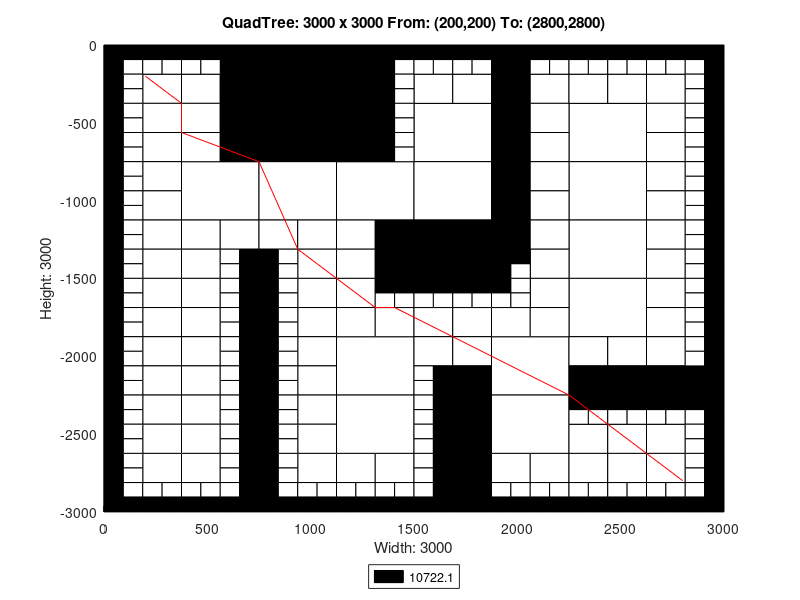

This figure's MATLAB source:
axis([0 3000 -3000 0]);
title('QuadTree: 3000 x 3000 From: (200,200) To: (2800,2800)');
xlabel('Width: 3000');
ylabel('Height: 3000');
rectangle('Position',[750 -375 375 375], 'FaceColor',[0 0 0]);
rectangle('Position',[750 -750 375 375], 'FaceColor',[0 0 0]);
rectangle('Position',[375 -1125 375 375], 'FaceColor',[1 1 1]);
rectangle('Position',[750 -1125 375 375], 'FaceColor',[1 1 1]);
rectangle('Position',[1125 -1125 375 375], 'FaceColor',[1 1 1]);
rectangle('Position',[1500 -750 375 375], 'FaceColor',[1 1 1]);
rectangle('Position',[2250 -750 375 375], 'FaceColor',[1 1 1]);
rectangle('Position',[1500 -1125 375 375], 'FaceColor',[1 1 1]);
rectangle('Position',[1500 -1500 375 375], 'FaceColor',[0 0 0]);
rectangle('Position',[2250 -1125 375 375], 'FaceColor',[1 1 1]);
rectangle('Position',[2250 -1500 375 375], 'FaceColor',[1 1 1]);
rectangle('Position',[1125 -2250 375 375], 'FaceColor',[1 1 1]);
rectangle('Position',[1125 -2625 375 375], 'FaceColor',[1 1 1]);
rectangle('Position',[1875 -2250 375 375], 'FaceColor',[1 1 1]);
rectangle('Position',[2250 -1875 375 375], 'FaceColor',[1 1 1]);
rectangle('Position',[1875 -2625 375 375], 'FaceColor',[1 1 1]);
rectangle('Position',[187.5 -375 187.5 187.5], 'FaceColor',[1 1 1]);
rectangle('Position',[562.5 -187.5 187.5 187.5], 'FaceColor',[0 0 0]);
rectangle('Position',[375 -375 187.5 187.5], 'FaceColor',[1 1 1]);
rectangle('Position',[562.5 -375 187.5 187.5], 'FaceColor',[0 0 0]);
rectangle('Position',[187.5 -562.5 187.5 187.5], 'FaceColor',[1 1 1]);
rectangle('Position',[187.5 -750 187.5 187.5], 'FaceColor',[1 1 1]);
rectangle('Position',[375 -562.5 187.5 187.5], 'FaceColor',[1 1 1]);
rectangle('Position',[562.5 -562.5 187.5 187.5], 'FaceColor',[0 0 0]);
rectangle('Position',[375 -750 187.5 187.5], 'FaceColor',[1 1 1]);
rectangle('Position',[562.5 -750 187.5 187.5], 'FaceColor',[0 0 0]);
rectangle('Position',[1125 -187.5 187.5 187.5], 'FaceColor',[0 0 0]);
rectangle('Position',[1125 -375 187.5 187.5], 'FaceColor',[0 0 0]);
rectangle('Position',[1125 -562.5 187.5 187.5], 'FaceColor',[0 0 0]);
rectangle('Position',[1125 -750 187.5 187.5], 'FaceColor',[0 0 0]);
rectangle('Position',[187.5 -937.5 187.5 187.5], 'FaceColor',[1 1 1]);
rectangle('Position',[187.5 -1125 187.5 187.5], 'FaceColor',[1 1 1]);
rectangle('Position',[187.5 -1312.5 187.5 187.5], 'FaceColor',[1 1 1]);
rectangle('Position',[187.5 -1500 187.5 187.5], 'FaceColor',[1 1 1]);
rectangle('Position',[375 -1312.5 187.5 187.5], 'FaceColor',[1 1 1]);
rectangle('Position',[562.5 -1312.5 187.5 187.5], 'FaceColor',[1 1 1]);
rectangle('Position',[375 -1500 187.5 187.5], 'FaceColor',[1 1 1]);
rectangle('Position',[750 -1312.5 187.5 187.5], 'FaceColor',[1 1 1]);
rectangle('Position',[937.5 -1312.5 187.5 187.5], 'FaceColor',[1 1 1]);
rectangle('Position',[937.5 -1500 187.5 187.5], 'FaceColor',[1 1 1]);
rectangle('Position',[1125 -1312.5 187.5 187.5], 'FaceColor',[1 1 1]);
rectangle('Position',[1312.5 -1312.5 187.5 187.5], 'FaceColor',[0 0 0]);
rectangle('Position',[1125 -1500 187.5 187.5], 'FaceColor',[1 1 1]);
rectangle('Position',[1312.5 -1500 187.5 187.5], 'FaceColor',[0 0 0]);
rectangle('Position',[1500 -375 187.5 187.5], 'FaceColor',[1 1 1]);
rectangle('Position',[1687.5 -375 187.5 187.5], 'FaceColor',[1 1 1]);
rectangle('Position',[1875 -187.5 187.5 187.5], 'FaceColor',[0 0 0]);
rectangle('Position',[1875 -375 187.5 187.5], 'FaceColor',[0 0 0]);
rectangle('Position',[2062.5 -375 187.5 187.5], 'FaceColor',[1 1 1]);
rectangle('Position',[1875 -562.5 187.5 187.5], 'FaceColor',[0 0 0]);
rectangle('Position',[2062.5 -562.5 187.5 187.5], 'FaceColor',[1 1 1]);
rectangle('Position',[1875 -750 187.5 187.5], 'FaceColor',[0 0 0]);
rectangle('Position',[2062.5 -750 187.5 187.5], 'FaceColor',[1 1 1]);
rectangle('Position',[2250 -375 187.5 187.5], 'FaceColor',[1 1 1]);
rectangle('Position',[2437.5 -375 187.5 187.5], 'FaceColor',[1 1 1]);
rectangle('Position',[2625 -375 187.5 187.5], 'FaceColor',[1 1 1]);
rectangle('Position',[2625 -562.5 187.5 187.5], 'FaceColor',[1 1 1]);
rectangle('Position',[2625 -750 187.5 187.5], 'FaceColor',[1 1 1]);
rectangle('Position',[1875 -937.5 187.5 187.5], 'FaceColor',[0 0 0]);
rectangle('Position',[2062.5 -937.5 187.5 187.5], 'FaceColor',[1 1 1]);
rectangle('Position',[1875 -1125 187.5 187.5], 'FaceColor',[0 0 0]);
rectangle('Position',[2062.5 -1125 187.5 187.5], 'FaceColor',[1 1 1]);
rectangle('Position',[1875 -1312.5 187.5 187.5], 'FaceColor',[0 0 0]);
rectangle('Position',[2062.5 -1312.5 187.5 187.5], 'FaceColor',[1 1 1]);
rectangle('Position',[2062.5 -1500 187.5 187.5], 'FaceColor',[1 1 1]);
rectangle('Position',[2625 -937.5 187.5 187.5], 'FaceColor',[1 1 1]);
rectangle('Position',[2625 -1125 187.5 187.5], 'FaceColor',[1 1 1]);
rectangle('Position',[2625 -1312.5 187.5 187.5], 'FaceColor',[1 1 1]);
rectangle('Position',[2625 -1500 187.5 187.5], 'FaceColor',[1 1 1]);
rectangle('Position',[187.5 -1687.5 187.5 187.5], 'FaceColor',[1 1 1]);
rectangle('Position',[187.5 -1875 187.5 187.5], 'FaceColor',[1 1 1]);
rectangle('Position',[375 -1687.5 187.5 187.5], 'FaceColor',[1 1 1]);
rectangle('Position',[375 -1875 187.5 187.5], 'FaceColor',[1 1 1]);
rectangle('Position',[187.5 -2062.5 187.5 187.5], 'FaceColor',[1 1 1]);
rectangle('Position',[187.5 -2250 187.5 187.5], 'FaceColor',[1 1 1]);
rectangle('Position',[375 -2062.5 187.5 187.5], 'FaceColor',[1 1 1]);
rectangle('Position',[375 -2250 187.5 187.5], 'FaceColor',[1 1 1]);
rectangle('Position',[937.5 -1687.5 187.5 187.5], 'FaceColor',[1 1 1]);
rectangle('Position',[937.5 -1875 187.5 187.5], 'FaceColor',[1 1 1]);
rectangle('Position',[1125 -1687.5 187.5 187.5], 'FaceColor',[1 1 1]);
rectangle('Position',[1125 -1875 187.5 187.5], 'FaceColor',[1 1 1]);
rectangle('Position',[1312.5 -1875 187.5 187.5], 'FaceColor',[1 1 1]);
rectangle('Position',[937.5 -2062.5 187.5 187.5], 'FaceColor',[1 1 1]);
rectangle('Position',[937.5 -2250 187.5 187.5], 'FaceColor',[1 1 1]);
rectangle('Position',[187.5 -2437.5 187.5 187.5], 'FaceColor',[1 1 1]);
rectangle('Position',[187.5 -2625 187.5 187.5], 'FaceColor',[1 1 1]);
rectangle('Position',[375 -2437.5 187.5 187.5], 'FaceColor',[1 1 1]);
rectangle('Position',[375 -2625 187.5 187.5], 'FaceColor',[1 1 1]);
rectangle('Position',[187.5 -2812.5 187.5 187.5], 'FaceColor',[1 1 1]);
rectangle('Position',[375 -2812.5 187.5 187.5], 'FaceColor',[1 1 1]);
rectangle('Position',[937.5 -2437.5 187.5 187.5], 'FaceColor',[1 1 1]);
rectangle('Position',[937.5 -2625 187.5 187.5], 'FaceColor',[1 1 1]);
rectangle('Position',[937.5 -2812.5 187.5 187.5], 'FaceColor',[1 1 1]);
rectangle('Position',[1125 -2812.5 187.5 187.5], 'FaceColor',[1 1 1]);
rectangle('Position',[1312.5 -2812.5 187.5 187.5], 'FaceColor',[1 1 1]);
rectangle('Position',[1500 -1875 187.5 187.5], 'FaceColor',[1 1 1]);
rectangle('Position',[1687.5 -1875 187.5 187.5], 'FaceColor',[1 1 1]);
rectangle('Position',[2062.5 -1687.5 187.5 187.5], 'FaceColor',[1 1 1]);
rectangle('Position',[1875 -1875 187.5 187.5], 'FaceColor',[1 1 1]);
rectangle('Position',[2062.5 -1875 187.5 187.5], 'FaceColor',[1 1 1]);
rectangle('Position',[1500 -2062.5 187.5 187.5], 'FaceColor',[1 1 1]);
rectangle('Position',[1687.5 -2062.5 187.5 187.5], 'FaceColor',[1 1 1]);
rectangle('Position',[1687.5 -2250 187.5 187.5], 'FaceColor',[0 0 0]);
rectangle('Position',[2625 -1687.5 187.5 187.5], 'FaceColor',[1 1 1]);
rectangle('Position',[2625 -1875 187.5 187.5], 'FaceColor',[1 1 1]);
rectangle('Position',[2250 -2062.5 187.5 187.5], 'FaceColor',[1 1 1]);
rectangle('Position',[2437.5 -2062.5 187.5 187.5], 'FaceColor',[1 1 1]);
rectangle('Position',[2250 -2250 187.5 187.5], 'FaceColor',[0 0 0]);
rectangle('Position',[2437.5 -2250 187.5 187.5], 'FaceColor',[0 0 0]);
rectangle('Position',[2625 -2062.5 187.5 187.5], 'FaceColor',[1 1 1]);
rectangle('Position',[2625 -2250 187.5 187.5], 'FaceColor',[0 0 0]);
rectangle('Position',[2812.5 -2250 187.5 187.5], 'FaceColor',[0 0 0]);
rectangle('Position',[1687.5 -2437.5 187.5 187.5], 'FaceColor',[0 0 0]);
rectangle('Position',[1687.5 -2625 187.5 187.5], 'FaceColor',[0 0 0]);
rectangle('Position',[1687.5 -2812.5 187.5 187.5], 'FaceColor',[0 0 0]);
rectangle('Position',[1687.5 -3000 187.5 187.5], 'FaceColor',[0 0 0]);
rectangle('Position',[1875 -2812.5 187.5 187.5], 'FaceColor',[1 1 1]);
rectangle('Position',[2062.5 -2812.5 187.5 187.5], 'FaceColor',[1 1 1]);
rectangle('Position',[2250 -2625 187.5 187.5], 'FaceColor',[1 1 1]);
rectangle('Position',[2437.5 -2625 187.5 187.5], 'FaceColor',[1 1 1]);
rectangle('Position',[2625 -2625 187.5 187.5], 'FaceColor',[1 1 1]);
rectangle('Position',[2250 -2812.5 187.5 187.5], 'FaceColor',[1 1 1]);
rectangle('Position',[2437.5 -2812.5 187.5 187.5], 'FaceColor',[1 1 1]);
rectangle('Position',[2625 -2812.5 187.5 187.5], 'FaceColor',[1 1 1]);
rectangle('Position',[0 -93.75 93.75 93.75], 'FaceColor',[0 0 0]);
rectangle('Position',[93.75 -93.75 93.75 93.75], 'FaceColor',[0 0 0]);
rectangle('Position',[0 -187.5 93.75 93.75], 'FaceColor',[0 0 0]);
rectangle('Position',[93.75 -187.5 93.75 93.75], 'FaceColor',[1 1 1]);
rectangle('Position',[187.5 -93.75 93.75 93.75], 'FaceColor',[0 0 0]);
rectangle('Position',[281.25 -93.75 93.75 93.75], 'FaceColor',[0 0 0]);
rectangle('Position',[187.5 -187.5 93.75 93.75], 'FaceColor',[1 1 1]);
rectangle('Position',[281.25 -187.5 93.75 93.75], 'FaceColor',[1 1 1]);
rectangle('Position',[0 -281.25 93.75 93.75], 'FaceColor',[0 0 0]);
rectangle('Position',[93.75 -281.25 93.75 93.75], 'FaceColor',[1 1 1]);
rectangle('Position',[0 -375 93.75 93.75], 'FaceColor',[0 0 0]);
rectangle('Position',[93.75 -375 93.75 93.75], 'FaceColor',[1 1 1]);
rectangle('Position',[375 -93.75 93.75 93.75], 'FaceColor',[0 0 0]);
rectangle('Position',[468.75 -93.75 93.75 93.75], 'FaceColor',[0 0 0]);
rectangle('Position',[375 -187.5 93.75 93.75], 'FaceColor',[1 1 1]);
rectangle('Position',[468.75 -187.5 93.75 93.75], 'FaceColor',[1 1 1]);
rectangle('Position',[0 -468.75 93.75 93.75], 'FaceColor',[0 0 0]);
rectangle('Position',[93.75 -468.75 93.75 93.75], 'FaceColor',[1 1 1]);
rectangle('Position',[0 -562.5 93.75 93.75], 'FaceColor',[0 0 0]);
rectangle('Position',[93.75 -562.5 93.75 93.75], 'FaceColor',[1 1 1]);
rectangle('Position',[0 -656.25 93.75 93.75], 'FaceColor',[0 0 0]);
rectangle('Position',[93.75 -656.25 93.75 93.75], 'FaceColor',[1 1 1]);
rectangle('Position',[0 -750 93.75 93.75], 'FaceColor',[0 0 0]);
rectangle('Position',[93.75 -750 93.75 93.75], 'FaceColor',[1 1 1]);
rectangle('Position',[1312.5 -93.75 93.75 93.75], 'FaceColor',[0 0 0]);
rectangle('Position',[1406.25 -93.75 93.75 93.75], 'FaceColor',[0 0 0]);
rectangle('Position',[1312.5 -187.5 93.75 93.75], 'FaceColor',[0 0 0]);
rectangle('Position',[1406.25 -187.5 93.75 93.75], 'FaceColor',[1 1 1]);
rectangle('Position',[1312.5 -281.25 93.75 93.75], 'FaceColor',[0 0 0]);
rectangle('Position',[1406.25 -281.25 93.75 93.75], 'FaceColor',[1 1 1]);
rectangle('Position',[1312.5 -375 93.75 93.75], 'FaceColor',[0 0 0]);
rectangle('Position',[1406.25 -375 93.75 93.75], 'FaceColor',[1 1 1]);
rectangle('Position',[1312.5 -468.75 93.75 93.75], 'FaceColor',[0 0 0]);
rectangle('Position',[1406.25 -468.75 93.75 93.75], 'FaceColor',[1 1 1]);
rectangle('Position',[1312.5 -562.5 93.75 93.75], 'FaceColor',[0 0 0]);
rectangle('Position',[1406.25 -562.5 93.75 93.75], 'FaceColor',[1 1 1]);
rectangle('Position',[1312.5 -656.25 93.75 93.75], 'FaceColor',[0 0 0]);
rectangle('Position',[1406.25 -656.25 93.75 93.75], 'FaceColor',[1 1 1]);
rectangle('Position',[1312.5 -750 93.75 93.75], 'FaceColor',[0 0 0]);
rectangle('Position',[1406.25 -750 93.75 93.75], 'FaceColor',[1 1 1]);
rectangle('Position',[0 -843.75 93.75 93.75], 'FaceColor',[0 0 0]);
rectangle('Position',[93.75 -843.75 93.75 93.75], 'FaceColor',[1 1 1]);
rectangle('Position',[0 -937.5 93.75 93.75], 'FaceColor',[0 0 0]);
rectangle('Position',[93.75 -937.5 93.75 93.75], 'FaceColor',[1 1 1]);
rectangle('Position',[0 -1031.25 93.75 93.75], 'FaceColor',[0 0 0]);
rectangle('Position',[93.75 -1031.25 93.75 93.75], 'FaceColor',[1 1 1]);
rectangle('Position',[0 -1125 93.75 93.75], 'FaceColor',[0 0 0]);
rectangle('Position',[93.75 -1125 93.75 93.75], 'FaceColor',[1 1 1]);
rectangle('Position',[0 -1218.75 93.75 93.75], 'FaceColor',[0 0 0]);
rectangle('Position',[93.75 -1218.75 93.75 93.75], 'FaceColor',[1 1 1]);
rectangle('Position',[0 -1312.5 93.75 93.75], 'FaceColor',[0 0 0]);
rectangle('Position',[93.75 -1312.5 93.75 93.75], 'FaceColor',[1 1 1]);
rectangle('Position',[0 -1406.25 93.75 93.75], 'FaceColor',[0 0 0]);
rectangle('Position',[93.75 -1406.25 93.75 93.75], 'FaceColor',[1 1 1]);
rectangle('Position',[0 -1500 93.75 93.75], 'FaceColor',[0 0 0]);
rectangle('Position',[93.75 -1500 93.75 93.75], 'FaceColor',[1 1 1]);
rectangle('Position',[562.5 -1406.25 93.75 93.75], 'FaceColor',[1 1 1]);
rectangle('Position',[656.25 -1406.25 93.75 93.75], 'FaceColor',[0 0 0]);
rectangle('Position',[562.5 -1500 93.75 93.75], 'FaceColor',[1 1 1]);
rectangle('Position',[656.25 -1500 93.75 93.75], 'FaceColor',[0 0 0]);
rectangle('Position',[750 -1406.25 93.75 93.75], 'FaceColor',[0 0 0]);
rectangle('Position',[843.75 -1406.25 93.75 93.75], 'FaceColor',[1 1 1]);
rectangle('Position',[750 -1500 93.75 93.75], 'FaceColor',[0 0 0]);
rectangle('Position',[843.75 -1500 93.75 93.75], 'FaceColor',[1 1 1]);
rectangle('Position',[1500 -93.75 93.75 93.75], 'FaceColor',[0 0 0]);
rectangle('Position',[1593.75 -93.75 93.75 93.75], 'FaceColor',[0 0 0]);
rectangle('Position',[1500 -187.5 93.75 93.75], 'FaceColor',[1 1 1]);
rectangle('Position',[1593.75 -187.5 93.75 93.75], 'FaceColor',[1 1 1]);
rectangle('Position',[1687.5 -93.75 93.75 93.75], 'FaceColor',[0 0 0]);
rectangle('Position',[1781.25 -93.75 93.75 93.75], 'FaceColor',[0 0 0]);
rectangle('Position',[1687.5 -187.5 93.75 93.75], 'FaceColor',[1 1 1]);
rectangle('Position',[1781.25 -187.5 93.75 93.75], 'FaceColor',[1 1 1]);
rectangle('Position',[2062.5 -93.75 93.75 93.75], 'FaceColor',[0 0 0]);
rectangle('Position',[2156.25 -93.75 93.75 93.75], 'FaceColor',[0 0 0]);
rectangle('Position',[2062.5 -187.5 93.75 93.75], 'FaceColor',[1 1 1]);
rectangle('Position',[2156.25 -187.5 93.75 93.75], 'FaceColor',[1 1 1]);
rectangle('Position',[2250 -93.75 93.75 93.75], 'FaceColor',[0 0 0]);
rectangle('Position',[2343.75 -93.75 93.75 93.75], 'FaceColor',[0 0 0]);
rectangle('Position',[2250 -187.5 93.75 93.75], 'FaceColor',[1 1 1]);
rectangle('Position',[2343.75 -187.5 93.75 93.75], 'FaceColor',[1 1 1]);
rectangle('Position',[2437.5 -93.75 93.75 93.75], 'FaceColor',[0 0 0]);
rectangle('Position',[2531.25 -93.75 93.75 93.75], 'FaceColor',[0 0 0]);
rectangle('Position',[2437.5 -187.5 93.75 93.75], 'FaceColor',[1 1 1]);
rectangle('Position',[2531.25 -187.5 93.75 93.75], 'FaceColor',[1 1 1]);
rectangle('Position',[2625 -93.75 93.75 93.75], 'FaceColor',[0 0 0]);
rectangle('Position',[2718.75 -93.75 93.75 93.75], 'FaceColor',[0 0 0]);
rectangle('Position',[2625 -187.5 93.75 93.75], 'FaceColor',[1 1 1]);
rectangle('Position',[2718.75 -187.5 93.75 93.75], 'FaceColor',[1 1 1]);
rectangle('Position',[2812.5 -93.75 93.75 93.75], 'FaceColor',[0 0 0]);
rectangle('Position',[2906.25 -93.75 93.75 93.75], 'FaceColor',[0 0 0]);
rectangle('Position',[2812.5 -187.5 93.75 93.75], 'FaceColor',[1 1 1]);
rectangle('Position',[2906.25 -187.5 93.75 93.75], 'FaceColor',[0 0 0]);
rectangle('Position',[2812.5 -281.25 93.75 93.75], 'FaceColor',[1 1 1]);
rectangle('Position',[2906.25 -281.25 93.75 93.75], 'FaceColor',[0 0 0]);
rectangle('Position',[2812.5 -375 93.75 93.75], 'FaceColor',[1 1 1]);
rectangle('Position',[2906.25 -375 93.75 93.75], 'FaceColor',[0 0 0]);
rectangle('Position',[2812.5 -468.75 93.75 93.75], 'FaceColor',[1 1 1]);
rectangle('Position',[2906.25 -468.75 93.75 93.75], 'FaceColor',[0 0 0]);
rectangle('Position',[2812.5 -562.5 93.75 93.75], 'FaceColor',[1 1 1]);
rectangle('Position',[2906.25 -562.5 93.75 93.75], 'FaceColor',[0 0 0]);
rectangle('Position',[2812.5 -656.25 93.75 93.75], 'FaceColor',[1 1 1]);
rectangle('Position',[2906.25 -656.25 93.75 93.75], 'FaceColor',[0 0 0]);
rectangle('Position',[2812.5 -750 93.75 93.75], 'FaceColor',[1 1 1]);
rectangle('Position',[2906.25 -750 93.75 93.75], 'FaceColor',[0 0 0]);
rectangle('Position',[1875 -1406.25 93.75 93.75], 'FaceColor',[0 0 0]);
rectangle('Position',[1968.75 -1406.25 93.75 93.75], 'FaceColor',[0 0 0]);
rectangle('Position',[1875 -1500 93.75 93.75], 'FaceColor',[0 0 0]);
rectangle('Position',[1968.75 -1500 93.75 93.75], 'FaceColor',[1 1 1]);
rectangle('Position',[2812.5 -843.75 93.75 93.75], 'FaceColor',[1 1 1]);
rectangle('Position',[2906.25 -843.75 93.75 93.75], 'FaceColor',[0 0 0]);
rectangle('Position',[2812.5 -937.5 93.75 93.75], 'FaceColor',[1 1 1]);
rectangle('Position',[2906.25 -937.5 93.75 93.75], 'FaceColor',[0 0 0]);
rectangle('Position',[2812.5 -1031.25 93.75 93.75], 'FaceColor',[1 1 1]);
rectangle('Position',[2906.25 -1031.25 93.75 93.75], 'FaceColor',[0 0 0]);
rectangle('Position',[2812.5 -1125 93.75 93.75], 'FaceColor',[1 1 1]);
rectangle('Position',[2906.25 -1125 93.75 93.75], 'FaceColor',[0 0 0]);
rectangle('Position',[2812.5 -1218.75 93.75 93.75], 'FaceColor',[1 1 1]);
rectangle('Position',[2906.25 -1218.75 93.75 93.75], 'FaceColor',[0 0 0]);
rectangle('Position',[2812.5 -1312.5 93.75 93.75], 'FaceColor',[1 1 1]);
rectangle('Position',[2906.25 -1312.5 93.75 93.75], 'FaceColor',[0 0 0]);
rectangle('Position',[2812.5 -1406.25 93.75 93.75], 'FaceColor',[1 1 1]);
rectangle('Position',[2906.25 -1406.25 93.75 93.75], 'FaceColor',[0 0 0]);
rectangle('Position',[2812.5 -1500 93.75 93.75], 'FaceColor',[1 1 1]);
rectangle('Position',[2906.25 -1500 93.75 93.75], 'FaceColor',[0 0 0]);
rectangle('Position',[0 -1593.75 93.75 93.75], 'FaceColor',[0 0 0]);
rectangle('Position',[93.75 -1593.75 93.75 93.75], 'FaceColor',[1 1 1]);
rectangle('Position',[0 -1687.5 93.75 93.75], 'FaceColor',[0 0 0]);
rectangle('Position',[93.75 -1687.5 93.75 93.75], 'FaceColor',[1 1 1]);
rectangle('Position',[0 -1781.25 93.75 93.75], 'FaceColor',[0 0 0]);
rectangle('Position',[93.75 -1781.25 93.75 93.75], 'FaceColor',[1 1 1]);
rectangle('Position',[0 -1875 93.75 93.75], 'FaceColor',[0 0 0]);
rectangle('Position',[93.75 -1875 93.75 93.75], 'FaceColor',[1 1 1]);
rectangle('Position',[562.5 -1593.75 93.75 93.75], 'FaceColor',[1 1 1]);
rectangle('Position',[656.25 -1593.75 93.75 93.75], 'FaceColor',[0 0 0]);
rectangle('Position',[562.5 -1687.5 93.75 93.75], 'FaceColor',[1 1 1]);
rectangle('Position',[656.25 -1687.5 93.75 93.75], 'FaceColor',[0 0 0]);
rectangle('Position',[562.5 -1781.25 93.75 93.75], 'FaceColor',[1 1 1]);
rectangle('Position',[656.25 -1781.25 93.75 93.75], 'FaceColor',[0 0 0]);
rectangle('Position',[562.5 -1875 93.75 93.75], 'FaceColor',[1 1 1]);
rectangle('Position',[656.25 -1875 93.75 93.75], 'FaceColor',[0 0 0]);
rectangle('Position',[0 -1968.75 93.75 93.75], 'FaceColor',[0 0 0]);
rectangle('Position',[93.75 -1968.75 93.75 93.75], 'FaceColor',[1 1 1]);
rectangle('Position',[0 -2062.5 93.75 93.75], 'FaceColor',[0 0 0]);
rectangle('Position',[93.75 -2062.5 93.75 93.75], 'FaceColor',[1 1 1]);
rectangle('Position',[0 -2156.25 93.75 93.75], 'FaceColor',[0 0 0]);
rectangle('Position',[93.75 -2156.25 93.75 93.75], 'FaceColor',[1 1 1]);
rectangle('Position',[0 -2250 93.75 93.75], 'FaceColor',[0 0 0]);
rectangle('Position',[93.75 -2250 93.75 93.75], 'FaceColor',[1 1 1]);
rectangle('Position',[562.5 -1968.75 93.75 93.75], 'FaceColor',[1 1 1]);
rectangle('Position',[656.25 -1968.75 93.75 93.75], 'FaceColor',[0 0 0]);
rectangle('Position',[562.5 -2062.5 93.75 93.75], 'FaceColor',[1 1 1]);
rectangle('Position',[656.25 -2062.5 93.75 93.75], 'FaceColor',[0 0 0]);
rectangle('Position',[562.5 -2156.25 93.75 93.75], 'FaceColor',[1 1 1]);
rectangle('Position',[656.25 -2156.25 93.75 93.75], 'FaceColor',[0 0 0]);
rectangle('Position',[562.5 -2250 93.75 93.75], 'FaceColor',[1 1 1]);
rectangle('Position',[656.25 -2250 93.75 93.75], 'FaceColor',[0 0 0]);
rectangle('Position',[750 -1593.75 93.75 93.75], 'FaceColor',[0 0 0]);
rectangle('Position',[843.75 -1593.75 93.75 93.75], 'FaceColor',[1 1 1]);
rectangle('Position',[750 -1687.5 93.75 93.75], 'FaceColor',[0 0 0]);
rectangle('Position',[843.75 -1687.5 93.75 93.75], 'FaceColor',[1 1 1]);
rectangle('Position',[750 -1781.25 93.75 93.75], 'FaceColor',[0 0 0]);
rectangle('Position',[843.75 -1781.25 93.75 93.75], 'FaceColor',[1 1 1]);
rectangle('Position',[750 -1875 93.75 93.75], 'FaceColor',[0 0 0]);
rectangle('Position',[843.75 -1875 93.75 93.75], 'FaceColor',[1 1 1]);
rectangle('Position',[1312.5 -1593.75 93.75 93.75], 'FaceColor',[0 0 0]);
rectangle('Position',[1406.25 -1593.75 93.75 93.75], 'FaceColor',[0 0 0]);
rectangle('Position',[1312.5 -1687.5 93.75 93.75], 'FaceColor',[1 1 1]);
rectangle('Position',[1406.25 -1687.5 93.75 93.75], 'FaceColor',[1 1 1]);
rectangle('Position',[750 -1968.75 93.75 93.75], 'FaceColor',[0 0 0]);
rectangle('Position',[843.75 -1968.75 93.75 93.75], 'FaceColor',[1 1 1]);
rectangle('Position',[750 -2062.5 93.75 93.75], 'FaceColor',[0 0 0]);
rectangle('Position',[843.75 -2062.5 93.75 93.75], 'FaceColor',[1 1 1]);
rectangle('Position',[750 -2156.25 93.75 93.75], 'FaceColor',[0 0 0]);
rectangle('Position',[843.75 -2156.25 93.75 93.75], 'FaceColor',[1 1 1]);
rectangle('Position',[750 -2250 93.75 93.75], 'FaceColor',[0 0 0]);
rectangle('Position',[843.75 -2250 93.75 93.75], 'FaceColor',[1 1 1]);
rectangle('Position',[0 -2343.75 93.75 93.75], 'FaceColor',[0 0 0]);
rectangle('Position',[93.75 -2343.75 93.75 93.75], 'FaceColor',[1 1 1]);
rectangle('Position',[0 -2437.5 93.75 93.75], 'FaceColor',[0 0 0]);
rectangle('Position',[93.75 -2437.5 93.75 93.75], 'FaceColor',[1 1 1]);
rectangle('Position',[0 -2531.25 93.75 93.75], 'FaceColor',[0 0 0]);
rectangle('Position',[93.75 -2531.25 93.75 93.75], 'FaceColor',[1 1 1]);
rectangle('Position',[0 -2625 93.75 93.75], 'FaceColor',[0 0 0]);
rectangle('Position',[93.75 -2625 93.75 93.75], 'FaceColor',[1 1 1]);
rectangle('Position',[562.5 -2343.75 93.75 93.75], 'FaceColor',[1 1 1]);
rectangle('Position',[656.25 -2343.75 93.75 93.75], 'FaceColor',[0 0 0]);
rectangle('Position',[562.5 -2437.5 93.75 93.75], 'FaceColor',[1 1 1]);
rectangle('Position',[656.25 -2437.5 93.75 93.75], 'FaceColor',[0 0 0]);
rectangle('Position',[562.5 -2531.25 93.75 93.75], 'FaceColor',[1 1 1]);
rectangle('Position',[656.25 -2531.25 93.75 93.75], 'FaceColor',[0 0 0]);
rectangle('Position',[562.5 -2625 93.75 93.75], 'FaceColor',[1 1 1]);
rectangle('Position',[656.25 -2625 93.75 93.75], 'FaceColor',[0 0 0]);
rectangle('Position',[0 -2718.75 93.75 93.75], 'FaceColor',[0 0 0]);
rectangle('Position',[93.75 -2718.75 93.75 93.75], 'FaceColor',[1 1 1]);
rectangle('Position',[0 -2812.5 93.75 93.75], 'FaceColor',[0 0 0]);
rectangle('Position',[93.75 -2812.5 93.75 93.75], 'FaceColor',[1 1 1]);
rectangle('Position',[0 -2906.25 93.75 93.75], 'FaceColor',[0 0 0]);
rectangle('Position',[93.75 -2906.25 93.75 93.75], 'FaceColor',[1 1 1]);
rectangle('Position',[0 -3000 93.75 93.75], 'FaceColor',[0 0 0]);
rectangle('Position',[93.75 -3000 93.75 93.75], 'FaceColor',[0 0 0]);
rectangle('Position',[187.5 -2906.25 93.75 93.75], 'FaceColor',[1 1 1]);
rectangle('Position',[281.25 -2906.25 93.75 93.75], 'FaceColor',[1 1 1]);
rectangle('Position',[187.5 -3000 93.75 93.75], 'FaceColor',[0 0 0]);
rectangle('Position',[281.25 -3000 93.75 93.75], 'FaceColor',[0 0 0]);
rectangle('Position',[562.5 -2718.75 93.75 93.75], 'FaceColor',[1 1 1]);
rectangle('Position',[656.25 -2718.75 93.75 93.75], 'FaceColor',[0 0 0]);
rectangle('Position',[562.5 -2812.5 93.75 93.75], 'FaceColor',[1 1 1]);
rectangle('Position',[656.25 -2812.5 93.75 93.75], 'FaceColor',[0 0 0]);
rectangle('Position',[375 -2906.25 93.75 93.75], 'FaceColor',[1 1 1]);
rectangle('Position',[468.75 -2906.25 93.75 93.75], 'FaceColor',[1 1 1]);
rectangle('Position',[375 -3000 93.75 93.75], 'FaceColor',[0 0 0]);
rectangle('Position',[468.75 -3000 93.75 93.75], 'FaceColor',[0 0 0]);
rectangle('Position',[562.5 -2906.25 93.75 93.75], 'FaceColor',[1 1 1]);
rectangle('Position',[656.25 -2906.25 93.75 93.75], 'FaceColor',[0 0 0]);
rectangle('Position',[562.5 -3000 93.75 93.75], 'FaceColor',[0 0 0]);
rectangle('Position',[656.25 -3000 93.75 93.75], 'FaceColor',[0 0 0]);
rectangle('Position',[750 -2343.75 93.75 93.75], 'FaceColor',[0 0 0]);
rectangle('Position',[843.75 -2343.75 93.75 93.75], 'FaceColor',[1 1 1]);
rectangle('Position',[750 -2437.5 93.75 93.75], 'FaceColor',[0 0 0]);
rectangle('Position',[843.75 -2437.5 93.75 93.75], 'FaceColor',[1 1 1]);
rectangle('Position',[750 -2531.25 93.75 93.75], 'FaceColor',[0 0 0]);
rectangle('Position',[843.75 -2531.25 93.75 93.75], 'FaceColor',[1 1 1]);
rectangle('Position',[750 -2625 93.75 93.75], 'FaceColor',[0 0 0]);
rectangle('Position',[843.75 -2625 93.75 93.75], 'FaceColor',[1 1 1]);
rectangle('Position',[750 -2718.75 93.75 93.75], 'FaceColor',[0 0 0]);
rectangle('Position',[843.75 -2718.75 93.75 93.75], 'FaceColor',[1 1 1]);
rectangle('Position',[750 -2812.5 93.75 93.75], 'FaceColor',[0 0 0]);
rectangle('Position',[843.75 -2812.5 93.75 93.75], 'FaceColor',[1 1 1]);
rectangle('Position',[750 -2906.25 93.75 93.75], 'FaceColor',[0 0 0]);
rectangle('Position',[843.75 -2906.25 93.75 93.75], 'FaceColor',[1 1 1]);
rectangle('Position',[750 -3000 93.75 93.75], 'FaceColor',[0 0 0]);
rectangle('Position',[843.75 -3000 93.75 93.75], 'FaceColor',[0 0 0]);
rectangle('Position',[937.5 -2906.25 93.75 93.75], 'FaceColor',[1 1 1]);
rectangle('Position',[1031.25 -2906.25 93.75 93.75], 'FaceColor',[1 1 1]);
rectangle('Position',[937.5 -3000 93.75 93.75], 'FaceColor',[0 0 0]);
rectangle('Position',[1031.25 -3000 93.75 93.75], 'FaceColor',[0 0 0]);
rectangle('Position',[1125 -2906.25 93.75 93.75], 'FaceColor',[1 1 1]);
rectangle('Position',[1218.75 -2906.25 93.75 93.75], 'FaceColor',[1 1 1]);
rectangle('Position',[1125 -3000 93.75 93.75], 'FaceColor',[0 0 0]);
rectangle('Position',[1218.75 -3000 93.75 93.75], 'FaceColor',[0 0 0]);
rectangle('Position',[1312.5 -2906.25 93.75 93.75], 'FaceColor',[1 1 1]);
rectangle('Position',[1406.25 -2906.25 93.75 93.75], 'FaceColor',[1 1 1]);
rectangle('Position',[1312.5 -3000 93.75 93.75], 'FaceColor',[0 0 0]);
rectangle('Position',[1406.25 -3000 93.75 93.75], 'FaceColor',[0 0 0]);
rectangle('Position',[1500 -1593.75 93.75 93.75], 'FaceColor',[0 0 0]);
rectangle('Position',[1593.75 -1593.75 93.75 93.75], 'FaceColor',[0 0 0]);
rectangle('Position',[1500 -1687.5 93.75 93.75], 'FaceColor',[1 1 1]);
rectangle('Position',[1593.75 -1687.5 93.75 93.75], 'FaceColor',[1 1 1]);
rectangle('Position',[1687.5 -1593.75 93.75 93.75], 'FaceColor',[0 0 0]);
rectangle('Position',[1781.25 -1593.75 93.75 93.75], 'FaceColor',[0 0 0]);
rectangle('Position',[1687.5 -1687.5 93.75 93.75], 'FaceColor',[1 1 1]);
rectangle('Position',[1781.25 -1687.5 93.75 93.75], 'FaceColor',[1 1 1]);
rectangle('Position',[1875 -1593.75 93.75 93.75], 'FaceColor',[0 0 0]);
rectangle('Position',[1968.75 -1593.75 93.75 93.75], 'FaceColor',[1 1 1]);
rectangle('Position',[1875 -1687.5 93.75 93.75], 'FaceColor',[1 1 1]);
rectangle('Position',[1968.75 -1687.5 93.75 93.75], 'FaceColor',[1 1 1]);
rectangle('Position',[1500 -2156.25 93.75 93.75], 'FaceColor',[1 1 1]);
rectangle('Position',[1593.75 -2156.25 93.75 93.75], 'FaceColor',[0 0 0]);
rectangle('Position',[1500 -2250 93.75 93.75], 'FaceColor',[1 1 1]);
rectangle('Position',[1593.75 -2250 93.75 93.75], 'FaceColor',[0 0 0]);
rectangle('Position',[2812.5 -1593.75 93.75 93.75], 'FaceColor',[1 1 1]);
rectangle('Position',[2906.25 -1593.75 93.75 93.75], 'FaceColor',[0 0 0]);
rectangle('Position',[2812.5 -1687.5 93.75 93.75], 'FaceColor',[1 1 1]);
rectangle('Position',[2906.25 -1687.5 93.75 93.75], 'FaceColor',[0 0 0]);
rectangle('Position',[2812.5 -1781.25 93.75 93.75], 'FaceColor',[1 1 1]);
rectangle('Position',[2906.25 -1781.25 93.75 93.75], 'FaceColor',[0 0 0]);
rectangle('Position',[2812.5 -1875 93.75 93.75], 'FaceColor',[1 1 1]);
rectangle('Position',[2906.25 -1875 93.75 93.75], 'FaceColor',[0 0 0]);
rectangle('Position',[2812.5 -1968.75 93.75 93.75], 'FaceColor',[1 1 1]);
rectangle('Position',[2906.25 -1968.75 93.75 93.75], 'FaceColor',[0 0 0]);
rectangle('Position',[2812.5 -2062.5 93.75 93.75], 'FaceColor',[1 1 1]);
rectangle('Position',[2906.25 -2062.5 93.75 93.75], 'FaceColor',[0 0 0]);
rectangle('Position',[1500 -2343.75 93.75 93.75], 'FaceColor',[1 1 1]);
rectangle('Position',[1593.75 -2343.75 93.75 93.75], 'FaceColor',[0 0 0]);
rectangle('Position',[1500 -2437.5 93.75 93.75], 'FaceColor',[1 1 1]);
rectangle('Position',[1593.75 -2437.5 93.75 93.75], 'FaceColor',[0 0 0]);
rectangle('Position',[1500 -2531.25 93.75 93.75], 'FaceColor',[1 1 1]);
rectangle('Position',[1593.75 -2531.25 93.75 93.75], 'FaceColor',[0 0 0]);
rectangle('Position',[1500 -2625 93.75 93.75], 'FaceColor',[1 1 1]);
rectangle('Position',[1593.75 -2625 93.75 93.75], 'FaceColor',[0 0 0]);
rectangle('Position',[1500 -2718.75 93.75 93.75], 'FaceColor',[1 1 1]);
rectangle('Position',[1593.75 -2718.75 93.75 93.75], 'FaceColor',[0 0 0]);
rectangle('Position',[1500 -2812.5 93.75 93.75], 'FaceColor',[1 1 1]);
rectangle('Position',[1593.75 -2812.5 93.75 93.75], 'FaceColor',[0 0 0]);
rectangle('Position',[1500 -2906.25 93.75 93.75], 'FaceColor',[1 1 1]);
rectangle('Position',[1593.75 -2906.25 93.75 93.75], 'FaceColor',[0 0 0]);
rectangle('Position',[1500 -3000 93.75 93.75], 'FaceColor',[0 0 0]);
rectangle('Position',[1593.75 -3000 93.75 93.75], 'FaceColor',[0 0 0]);
rectangle('Position',[1875 -2906.25 93.75 93.75], 'FaceColor',[1 1 1]);
rectangle('Position',[1968.75 -2906.25 93.75 93.75], 'FaceColor',[1 1 1]);
rectangle('Position',[1875 -3000 93.75 93.75], 'FaceColor',[0 0 0]);
rectangle('Position',[1968.75 -3000 93.75 93.75], 'FaceColor',[0 0 0]);
rectangle('Position',[2062.5 -2906.25 93.75 93.75], 'FaceColor',[1 1 1]);
rectangle('Position',[2156.25 -2906.25 93.75 93.75], 'FaceColor',[1 1 1]);
rectangle('Position',[2062.5 -3000 93.75 93.75], 'FaceColor',[0 0 0]);
rectangle('Position',[2156.25 -3000 93.75 93.75], 'FaceColor',[0 0 0]);
rectangle('Position',[2250 -2343.75 93.75 93.75], 'FaceColor',[0 0 0]);
rectangle('Position',[2343.75 -2343.75 93.75 93.75], 'FaceColor',[0 0 0]);
rectangle('Position',[2250 -2437.5 93.75 93.75], 'FaceColor',[1 1 1]);
rectangle('Position',[2343.75 -2437.5 93.75 93.75], 'FaceColor',[1 1 1]);
rectangle('Position',[2437.5 -2343.75 93.75 93.75], 'FaceColor',[0 0 0]);
rectangle('Position',[2531.25 -2343.75 93.75 93.75], 'FaceColor',[0 0 0]);
rectangle('Position',[2437.5 -2437.5 93.75 93.75], 'FaceColor',[1 1 1]);
rectangle('Position',[2531.25 -2437.5 93.75 93.75], 'FaceColor',[1 1 1]);
rectangle('Position',[2625 -2343.75 93.75 93.75], 'FaceColor',[0 0 0]);
rectangle('Position',[2718.75 -2343.75 93.75 93.75], 'FaceColor',[0 0 0]);
rectangle('Position',[2625 -2437.5 93.75 93.75], 'FaceColor',[1 1 1]);
rectangle('Position',[2718.75 -2437.5 93.75 93.75], 'FaceColor',[1 1 1]);
rectangle('Position',[2812.5 -2343.75 93.75 93.75], 'FaceColor',[0 0 0]);
rectangle('Position',[2906.25 -2343.75 93.75 93.75], 'FaceColor',[0 0 0]);
rectangle('Position',[2812.5 -2437.5 93.75 93.75], 'FaceColor',[1 1 1]);
rectangle('Position',[2906.25 -2437.5 93.75 93.75], 'FaceColor',[0 0 0]);
rectangle('Position',[2812.5 -2531.25 93.75 93.75], 'FaceColor',[1 1 1]);
rectangle('Position',[2906.25 -2531.25 93.75 93.75], 'FaceColor',[0 0 0]);
rectangle('Position',[2812.5 -2625 93.75 93.75], 'FaceColor',[1 1 1]);
rectangle('Position',[2906.25 -2625 93.75 93.75], 'FaceColor',[0 0 0]);
rectangle('Position',[2250 -2906.25 93.75 93.75], 'FaceColor',[1 1 1]);
rectangle('Position',[2343.75 -2906.25 93.75 93.75], 'FaceColor',[1 1 1]);
rectangle('Position',[2250 -3000 93.75 93.75], 'FaceColor',[0 0 0]);
rectangle('Position',[2343.75 -3000 93.75 93.75], 'FaceColor',[0 0 0]);
rectangle('Position',[2437.5 -2906.25 93.75 93.75], 'FaceColor',[1 1 1]);
rectangle('Position',[2531.25 -2906.25 93.75 93.75], 'FaceColor',[1 1 1]);
rectangle('Position',[2437.5 -3000 93.75 93.75], 'FaceColor',[0 0 0]);
rectangle('Position',[2531.25 -3000 93.75 93.75], 'FaceColor',[0 0 0]);
rectangle('Position',[2812.5 -2718.75 93.75 93.75], 'FaceColor',[1 1 1]);
rectangle('Position',[2906.25 -2718.75 93.75 93.75], 'FaceColor',[0 0 0]);
rectangle('Position',[2812.5 -2812.5 93.75 93.75], 'FaceColor',[1 1 1]);
rectangle('Position',[2906.25 -2812.5 93.75 93.75], 'FaceColor',[0 0 0]);
rectangle('Position',[2625 -2906.25 93.75 93.75], 'FaceColor',[1 1 1]);
rectangle('Position',[2718.75 -2906.25 93.75 93.75], 'FaceColor',[1 1 1]);
rectangle('Position',[2625 -3000 93.75 93.75], 'FaceColor',[0 0 0]);
rectangle('Position',[2718.75 -3000 93.75 93.75], 'FaceColor',[0 0 0]);
rectangle('Position',[2812.5 -2906.25 93.75 93.75], 'FaceColor',[1 1 1]);
rectangle('Position',[2906.25 -2906.25 93.75 93.75], 'FaceColor',[0 0 0]);
rectangle('Position',[2812.5 -3000 93.75 93.75], 'FaceColor',[0 0 0]);
rectangle('Position',[2906.25 -3000 93.75 93.75], 'FaceColor',[0 0 0]);
X=[2800,2800,2625,2343.75,2343.75,2250,2250,1687.5,1687.5,1406.25,1406.25,1312.5,1125,937.5,937.5,750,375,375,375,200];
Y=[-2800,-2800,-2625,-2343.75,-2343.75,-2250,-2250,-1875,-1875,-1687.5,-1687.5,-1687.5,-1500,-1312.5,-1312.5,-750,-562.5,-562.5,-375,-200];
hold on;
plot(X,Y,'r');
legend('10722.1','Location','southoutside');
